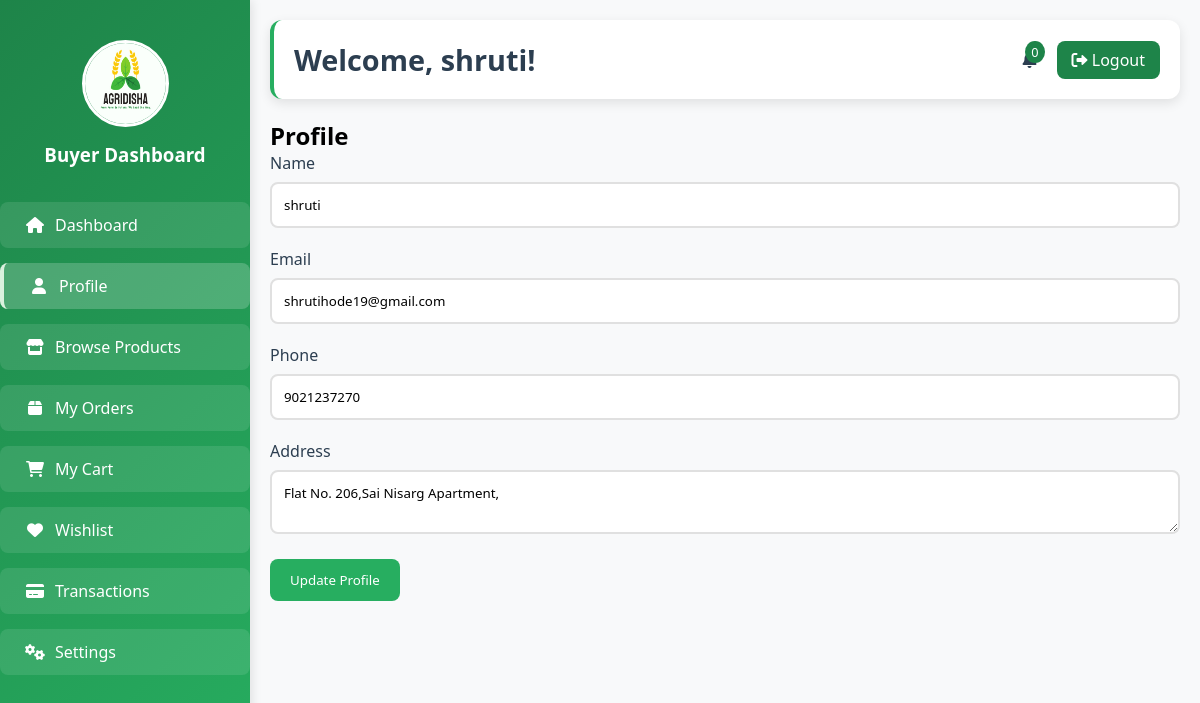
The page /bdemo.php?tab=profile (signed in) on the database its author committed.
### tables this page shows
CREATE TABLE IF NOT EXISTS `users` (
  `id` int NOT NULL AUTO_INCREMENT,
  `username` varchar(100) NOT NULL,
  `email` varchar(100) NOT NULL,
  `password_hash` varchar(255) NOT NULL,
  `role` enum('Farmer','Buyer','Admin') NOT NULL,
  `status` enum('Active','Inactive','Pending') NOT NULL DEFAULT 'Pending',
  `otp` varchar(6) NOT NULL,
  `otp_verified` tinyint(1) DEFAULT '0',
  `otp_timestamp` timestamp NULL DEFAULT CURRENT_TIMESTAMP,
  `reset_token` varchar(300) DEFAULT NULL,
  `reset_token_expiry` datetime DEFAULT NULL,
  `address_line1` varchar(255) DEFAULT NULL,
  `address_line2` varchar(255) DEFAULT NULL,
  `city` varchar(100) DEFAULT NULL,
  `state` varchar(100) DEFAULT NULL,
  `postal_code` varchar(20) DEFAULT NULL,
  `country` varchar(100) DEFAULT NULL,
  `phone` varchar(20) DEFAULT NULL,
  PRIMARY KEY (`id`),
  UNIQUE KEY `email` (`email`)
);

### buyer_tabs/profile.php (the view, shortened to what this page needs)
<?php
require_once 'db.php';
$user_id = $_SESSION['id'];
$stmt = $conn->prepare("SELECT * FROM users WHERE id = ? AND role = 'Buyer'");
$stmt->bind_param("i", $user_id);
$stmt->execute();
$result = $stmt->get_result();
$user_data = $result->fetch_assoc();
?>
<h2>Profile</h2>
<form action="" method="POST" enctype="multipart/form-data">
    <div class="form-group">
        <label for="username">Name</label>
        <input type="text" id="username" name="username" value="<?php echo htmlspecialchars($user_data['username']); ?>" required>
    </div>
    <div class="form-group">
        <label for="email">Email</label>
        <input type="email" id="email" name="email" value="<?php echo htmlspecialchars($user_data['email']); ?>" required>
    </div>
    <div class="form-group">
        <label for="phone">Phone</label>
        <input type="tel" id="phone" name="phone" value="<?php echo htmlspecialchars($user_data['phone'] ?? ''); ?>">
    </div>
    <div class="form-group">
        <label for="address">Address</label>
        <textarea id="address" name="address" ><?php echo htmlspecialchars($user_data['address_line1'] ?? ''); ?></textarea>
    </div>
    <button type="submit" class="btn">Update Profile</button>
</form>

### bdemo.php (shortened to what this page needs)
<?php
$servername = "localhost";
$username = "root";
$password = "";
$dbname = "ams_db";
$conn = new mysqli($servername, $username, $password, $dbname);
$buyer_id = (int)$_SESSION['id'];
$buyer_query = $conn->prepare("SELECT * FROM users WHERE id = ?");
$buyer_query->bind_param("i", $buyer_id);
$buyer_query->execute();
$buyer_result = $buyer_query->get_result();
$buyer_data = $buyer_result->fetch_assoc();
$allowed_tabs = ['dashboard', 'browse_products', 'my_cart', 'my_orders', 'profile', 'settings', 'wishlist', 'transactions'];
$current_tab = isset($_GET['tab']) ? $_GET['tab'] : 'dashboard';
$current_tab = in_array($current_tab, $allowed_tabs) ? $current_tab : 'dashboard';
function isTabActive($tab_name) {
    global $current_tab;
    return $current_tab === $tab_name ? 'active' : '';
}
?>
<!DOCTYPE html>
<html lang="en">
<head>
    <link href="https://cdnjs.cloudflare.com/ajax/libs/font-awesome/6.0.0/css/all.min.css" rel="stylesheet">
    <link rel="stylesheet" href="ASSETS/CSS/buyer.css">
</head>
    <div class="container">
        <div class="sidebar">
            <div class="logo-container">
                <img src="ASSETS/IMAGES/logo.jpg" alt="Logo" height="87" width="87">
                <h3>Buyer Dashboard</h3>
            </div>
            <nav>
                <ul>
                    <li><a href="?tab=dashboard" class="<?= isTabActive('dashboard') ?>">
                        <i class="fas fa-home"></i> Dashboard
                    </a></li>
                    <li><a href="?tab=profile" class="<?= isTabActive('profile') ?>">
                        <i class="fas fa-user"></i> Profile
                    </a></li>
                    <li><a href="?tab=browse_products" class="<?= isTabActive('browse_products') ?>">
                        <i class="fas fa-store"></i> Browse Products
                    </a></li>
                    <li><a href="?tab=my_orders" class="<?= isTabActive('my_orders') ?>">
                        <i class="fas fa-box"></i> My Orders
                    </a></li>
                    <li><a href="?tab=my_cart" class="<?= isTabActive('my_cart') ?>">
                        <i class="fas fa-shopping-cart"></i> My Cart
                    </a></li>
                    <li><a href="?tab=wishlist" class="<?= isTabActive('wishlist') ?>">
                        <i class="fas fa-heart"></i> Wishlist
                    </a></li>
                    <li><a href="?tab=transactions" class="<?= isTabActive('transactions') ?>">
                        <i class="fas fa-credit-card"></i> Transactions
                    </a></li>
                    <li><a href="?tab=setting" class="<?= isTabActive('setting') ?>">
                        <i class="fas fa-cogs"></i> Settings
                    </a></li>
                </ul>
            </nav>
        </div>
        <div class="content">
            <div class="header">
                <h1>Welcome, <?= htmlspecialchars($buyer_data['username']) ?>!</h1>
                <div class="user-actions">
                    <a href="notifications.php" class="notification-icon">
                        <span class="notification-count">0</span>
                    </a>
                    <a href="logout.php" class="logout-btn">
                        <i class="fas fa-sign-out-alt"></i> Logout
                    </a>
                </div>
            </div>
            <div class="main-content">
                <?php
                $tab_file = "./buyer_tabs/$current_tab.php";
                if (file_exists($tab_file)) {
                    include $tab_file;
                } else {
                    echo "<div class='error-message'>Tab content not found</div>";
                }
                ?>
            </div>
        </div>
    </div>
</body>
</html>

### ASSETS/CSS/buyer.css (style rules this page uses)
:root { --primary-green: #1e8449; --secondary-green: #27ae60; --light-green: #daf1de; --accent-brown: #8b4513; --neutral-beige: #f5f0e1; --text-dark: #2c3e50; --text-light: #ffffff; --shadow: rgba(0, 0, 0, 0.1); }
* { margin: 0; padding: 0; box-sizing: border-box; font-family: 'Segoe UI', Tahoma, Geneva, Verdana, sans-serif; }
.container { display: flex; }
.sidebar { width: 250px; background: linear-gradient(135deg, var(--primary-green), var(--secondary-green)); color: var(--text-light); padding: 20px 0; position: fixed; height: 100vh; box-shadow: 2px 0 10px var(--shadow); }
.logo-container { padding: 20px; text-align: center; }
.logo-container img { border-radius: 50%; margin-bottom: 10px; border: 3px solid var(--text-light); }
.sidebar ul { list-style: none; padding: 0; }
.sidebar ul li { margin: 15px 0; }
.sidebar ul li a { display: flex; align-items: center; padding: 12px 25px; color: var(--text-light); text-decoration: none; transition: all 0.3s ease; border-radius: 8px; background-color: rgba(255, 255, 255, 0.1); }
.sidebar ul li a.active { background-color: rgba(255, 255, 255, 0.2); border-left: 4px solid var(--light-green); }
.sidebar ul li a i { margin-right: 10px; width: 20px; text-align: center; }
.content { flex: 1; margin-left: 250px; padding: 20px; }
.header { background-color: #fff; padding: 20px; border-radius: 12px; box-shadow: 0 4px 12px var(--shadow); margin-bottom: 20px; display: flex; justify-content: space-between; align-items: center; border-left: 4px solid var(--secondary-green); }
.header h1 { color: var(--text-dark); font-size: 1.8rem; }
.user-actions { display: flex; align-items: center; gap: 20px; }
.notification-icon { position: relative; color: var(--text-dark); text-decoration: none; }
.notification-count { position: absolute; top: -8px; right: -8px; background-color: var(--primary-green); color: var(--text-light); border-radius: 50%; padding: 2px 6px; font-size: 0.8rem; }
.logout-btn { background-color: var(--primary-green); color: var(--text-light); padding: 8px 15px; border-radius: 8px; text-decoration: none; transition: all 0.3s ease; }
.form-group { margin-bottom: 20px; }
.form-group label { display: block; margin-bottom: 8px; color: var(--text-dark); font-weight: 500; }
.form-group input, .form-group select, .form-group textarea { width: 100%; padding: 12px; border: 2px solid #e0e0e0; border-radius: 8px; transition: all 0.3s ease; }
button { background-color: var(--secondary-green); color: white; padding: 12px 20px; border: none; border-radius: 8px; cursor: pointer; font-weight: 500; transition: all 0.3s ease; }

### rows shown on the page
users: username "shruti", email "shrutihode19@gmail.com", phone "9021237270", address "Flat No. 206,Sai Nisarg Apartment,"
